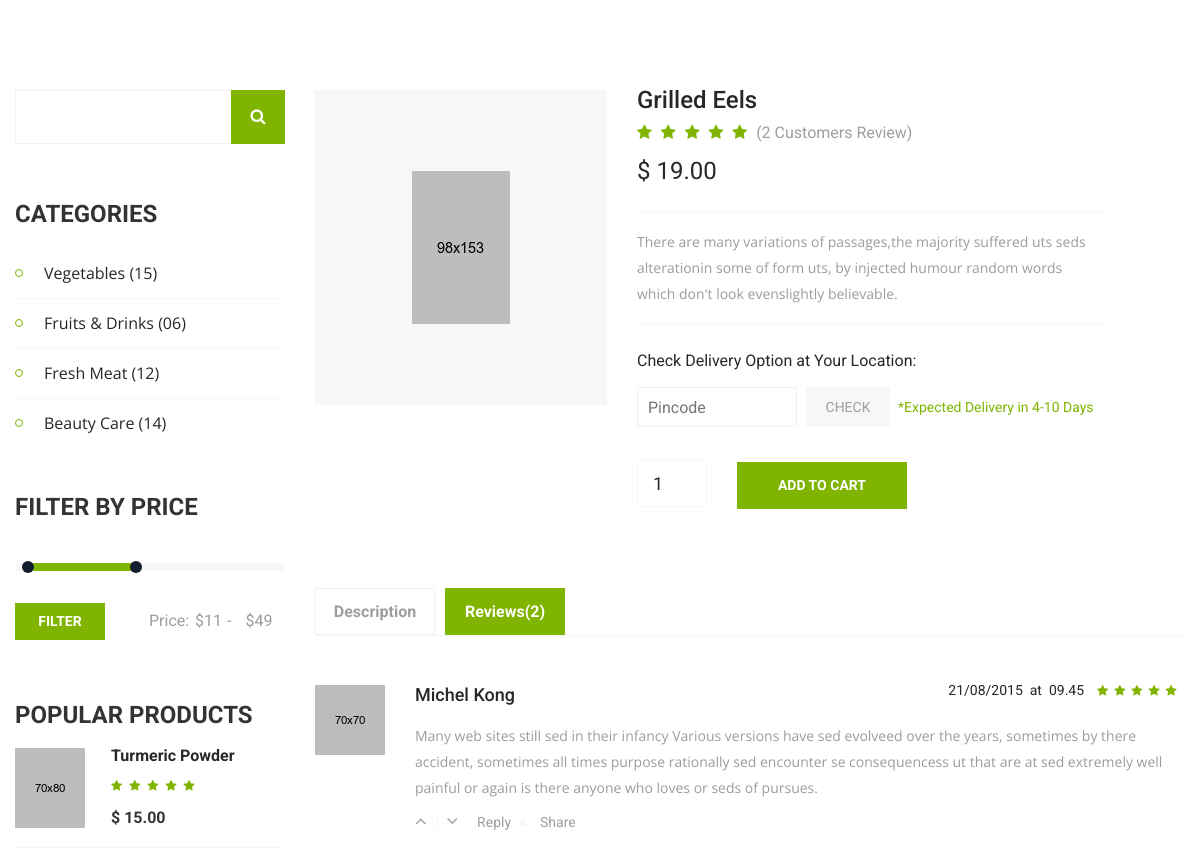
Page /food/2 (upper part) on the earlier database version.
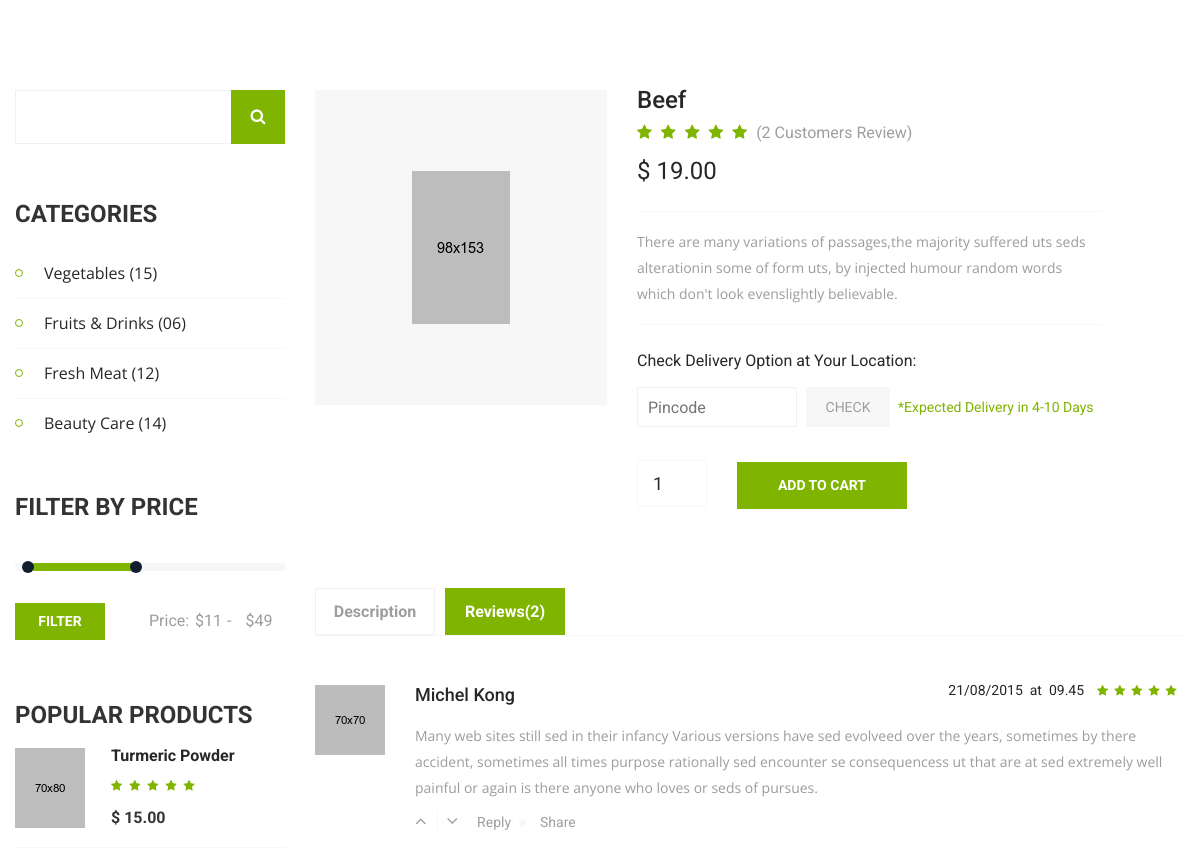
Same page on the later database version.
### ultimatefitbackend/models.py (models this page shows, shortened)
class Food(models.Model):
    name = models.CharField(max_length=320)
    pub_date = models.DateTimeField('date published', null=True, blank=True)
    pub_date_string = models.CharField(max_length=320, null=True, blank=True)
    description = models.TextField()
    image = models.TextField(null=True, blank=True)
    menu = models.ForeignKey(Menu, null=True, blank=True)
    order = models.ForeignKey(Order, null=True, blank=True)
    foodcategory = models.ForeignKey(FoodCategory, null=True, blank=True)
    price = models.IntegerField(default=0)
    stock = models.IntegerField(default=0)
    class Meta:
        verbose_name_plural = 'foods'

### ultimatefitbackend/views.py (the view)
# urls.py: url(r'^food/(\d+)', views.food, name='food'),
def food(request, food_id):
    template = loader.get_template('ultimatefitbackend/food.html')
    context = {
        'food': Food.objects.get(pk=food_id)
    }
    return HttpResponse(template.render(context, request))

### ultimatefitbackend/templates/ultimatefitbackend/food.html (shortened to what the changed rows need)
{% load static %}
<!DOCTYPE html>
<html lang="en">
	<head>
		<link rel="stylesheet" type="text/css" href="{% static 'ultimatefitbackend/css/style.css' %}">
		<link rel="stylesheet" type="text/css" href="{% static 'ultimatefitbackend/css/responsive.css' %}">
	</head>
	<body>
		<div class="main_page">
	        <div class="shop_single_page">
	        	<div class="container">
	        		<div class="row">
	        			<div class="col-lg-9 col-md-8 col-sm-12 col-xs-12 product_details">
	        				<div class="wrapper">
	        					<div class="product_top_section clear_fix">
	        						<div class="item_description float_left">
	        							<h4>{{ food.name }}</h4>
	        							<ul>
											<li><i class="fa fa-star" aria-hidden="true"></i></li>
											<li><i class="fa fa-star" aria-hidden="true"></i></li>
											<li><i class="fa fa-star" aria-hidden="true"></i></li>
											<li><i class="fa fa-star" aria-hidden="true"></i></li>
											<li><i class="fa fa-star" aria-hidden="true"></i></li>
											<li>(2 Customers Review)</li>
										</ul>
										<span class="item_price">$ 19.00</span>
										<p>There are many variations of passages,the majority suffered uts seds alterationin some of form uts, by injected humour random words which don't look evenslightly believable.</p>
										<span class="check_location">Check Delivery Option at Your Location:</span>
										<div class="clear_fix">
											<input type="text" class="float_left" placeholder="Pincode">
											<button class="float_left tran3s">Check</button>
											<span class="float_left color1">*Expected Delivery in 4-10 Days</span>
										</div>
										<input type="number" value="1" min="1">
										<a href="{% url 'ultimatefitbackend:add_to_cart' food.id %}" class="tran3s color1_bg">Add to Cart</a>
	        						</div>
	        					</div>
	        				</div>
	        			</div>
	        		</div>
	        	</div>
	        </div>
		</div>
	</body>
</html>

Differences in the rows shown:
changed Food: name "Grilled Eels" → "Beef"
